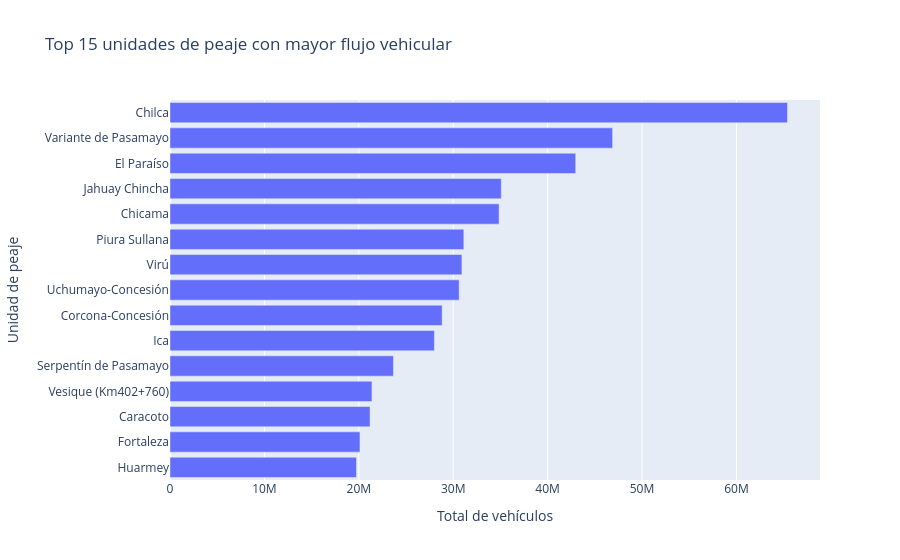

The code cell stored with this chart in its notebook:
### Markdown cell above
**Interpretación:** El gráfico interactivo permite explorar la evolución mensual del flujo vehicular durante el periodo 2014–2025.

### Code cell
# Gráfico 2 - Plotly: Ranking interactivo de peajes

top_15_peajes = (
    df_limpio.groupby("NOMBRE_PEAJE", as_index=False)["VEH_TOTAL"]
    .sum()
    .sort_values("VEH_TOTAL", ascending=False)
    .head(15)
)

fig2 = px.bar(
    top_15_peajes,
    x="VEH_TOTAL",
    y="NOMBRE_PEAJE",
    orientation="h",
    title="Top 15 unidades de peaje con mayor flujo vehicular",
    labels={"VEH_TOTAL": "Total de vehículos", "NOMBRE_PEAJE": "Unidad de peaje"}
)

fig2.update_layout(yaxis={"categoryorder": "total ascending"})
fig2.write_html(f"{carpeta_figuras}/plotly_02_top_peajes.html")
fig2.show()

### Figure 1 — Plotly figure (JSON) as saved in the notebook; plotly's stock layout.template omitted (floating-point values rounded to 4 significant figures)
{"data": [{"hovertemplate": "Total de vehículos=%{x}<br>Unidad de peaje=%{y}<extra></extra>", "legendgroup": "", "marker": {"color": "#636efa", "pattern": {"shape": ""}}, "name": "", "orientation": "h", "showlegend": false, "textposition": "auto", "type": "bar", "x": [65408390, 46881491, 42974326, 35090338, 34857817, 31123826, 30921368, 30627112, 28827571, 28006838, 23668764, 21392488, 21190038, 20122855, 19753538], "xaxis": "x", "y": ["Chilca", "Variante de Pasamayo", "El Paraíso", "Jahuay Chincha", "Chicama", "Piura Sullana", "Virú", "Uchumayo-Concesión", "Corcona-Concesión", "Ica", "Serpentín de Pasamayo", "Vesique (Km402+760)", "Caracoto", "Fortaleza", "Huarmey"], "yaxis": "y"}], "layout": {"barmode": "relative", "legend": {"tracegroupgap": 0}, "title": {"text": "Top 15 unidades de peaje con mayor flujo vehicular"}, "xaxis": {"anchor": "y", "domain": [0, 1], "title": {"text": "Total de vehículos"}}, "yaxis": {"anchor": "x", "categoryorder": "total ascending", "domain": [0, 1], "title": {"text": "Unidad de peaje"}}}}
